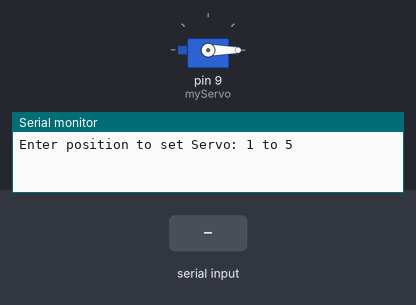
The sketch below on a simulated Arduino Uno, built with avr-gcc and run on an emulated ATmega328P. Parts: servo, the last lines printed to the serial monitor. Inputs (shaded band) come from the test bench.

Above: at 1.2 s.
1.3 s: "90,45\n" received over Serial
At 2.5 s:
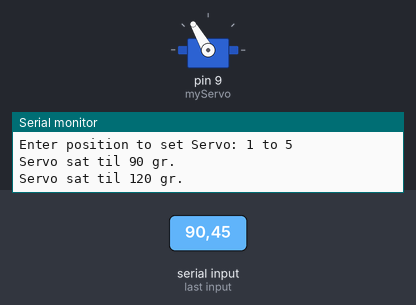
2.8 s: "30,150\n" received over Serial
4.3 s: "200\n" received over Serial
At 4.7 s:
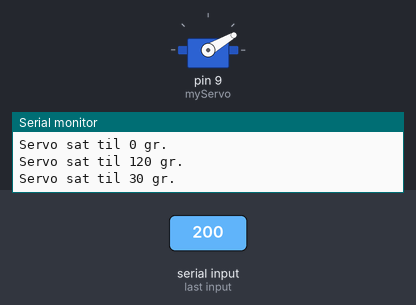
5.8 s: "5\n" received over Serial
At 7.0 s:
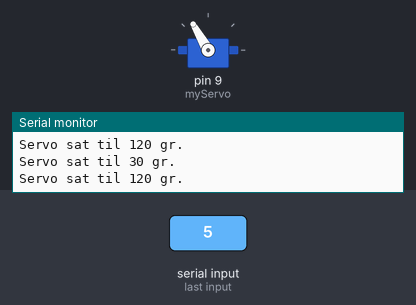
Timing chart, 0 to 8.3 s (numbered marks = the images above; inputs shaded):
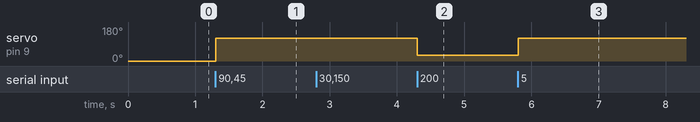

Measured:
- after the input at 1.3 s, servo on pin 9 (myServo): 0° → 120° at once
- after the input at 4.3 s, servo on pin 9 (myServo): 120° → 30° at once
- after the input at 5.8 s, servo on pin 9 (myServo): 30° → 120° at once

The sketch:

ServoStyr.ino
```cpp
#include <Servo.h>

Servo myServo;  // create servo object to control a servo
// twelve servo objects can be created on most boards

int pos = 0;    // variable to store the servo position
//Nummer uden
void setup() {
  myServo.attach(9);
  Serial.begin(9600);
  while (! Serial);
  Serial.println("Enter position to set Servo: 1 to 5");
  myServo.write(pos);
//  for (idx = 0; idx <=135; idx++){
//    myServo.write(pos);
//    delay(500);
//  }
//  for (idx = 135; idx >=0; idx--){
//    myServo.write(pos);
//    delay(500);
//  }
}

void loop() {
    if (Serial.available())
  {
    int idx = 0;
    char ch = Serial.read();
    if (ch >= '1' && ch <= '5')
    {
      int pos = ch - '0';
      myServo.write((pos-1) * 30);
      Serial.print("Servo sat til ");
      Serial.print(myServo.read());
      Serial.println(" gr.");
    }
    if (ch == 'x')
    {
      Serial.println("Cleared");
    }
  }

}
```
